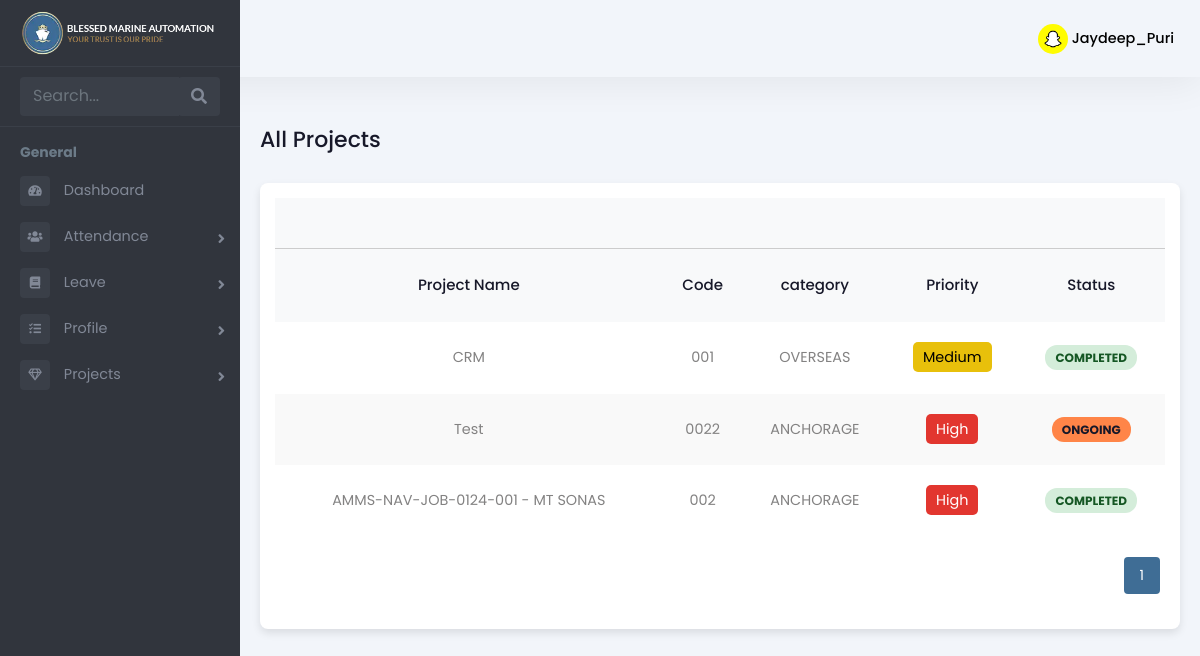
/employee/projects/ (signed in), run on an earlier commit of the app's database.
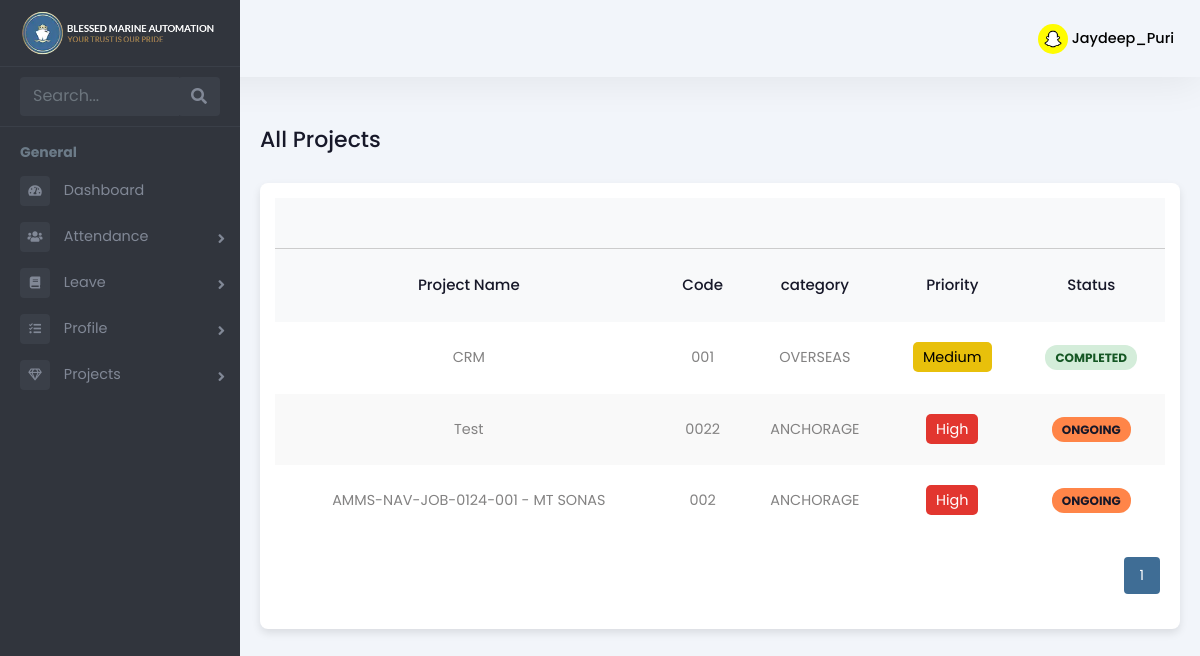
And on a later commit of the database.
### Admin/models.py (models this page shows, shortened)
class Project(models.Model):
    STATUS_CHOICES = [
        ('PENDING', 'Pending'),
        ('ASSIGN', 'Assign'),
        ('ONGOING', 'Ongoing'),
        ('HOLD', 'Hold'),
        ('CANCELLED', 'Cancelled'),
        ('COMPLETED', 'Completed'),
    ]
    CATEGORY_CHOICES = [
        ('OVERSEAS', 'Overseas'),
        ('ANCHORAGE', 'Anchorage'),
        ('HOLIDAY_WORKING', 'Holiday Working'),
    ]
    name = models.CharField(max_length=255)
    code = models.CharField(max_length=100, unique=True)
    purchase_and_expenses = models.DecimalField(
        max_digits=12, decimal_places=2, default=0.00)
    invoice_amount = models.DecimalField(
        max_digits=12, decimal_places=2, default=0.00)
    currency_code = models.CharField(max_length=10, default="USD")
    status = models.CharField(
        max_length=100, choices=STATUS_CHOICES, default='PENDING')
    category = models.CharField(
        max_length=50, choices=CATEGORY_CHOICES, default='OVERSEAS')
    manager = models.ForeignKey(
        'Employee', on_delete=models.SET_NULL, null=True, blank=True, related_name='managed_projects',
        limit_choices_to={'is_manager': True}
    )
    created_at = models.DateTimeField(auto_now_add=True)
    deadline_date = models.DateField(null=True, blank=True)

class TeamMemberStatus(models.Model):
    STATUS_CHOICES = [
        ('ASSIGN', 'Assign'),
        ('ONGOING', 'Ongoing'),
        ('HOLD', 'Hold'),
        ('CANCELLED', 'Cancelled'),
        ('COMPLETED', 'Completed'),
    ]
    team = models.ForeignKey('Team', on_delete=models.CASCADE, related_name='team_members_status')
    employee = models.ForeignKey('Employee', on_delete=models.CASCADE, related_name='project_statuses')
    status = models.CharField(max_length=100, choices=STATUS_CHOICES, default='ASSIGN')
    notes = models.TextField(max_length=2000, null=True, blank=True)
    last_updated = models.DateTimeField(auto_now=True)
    class Meta:
        unique_together = ('team', 'employee')

### employee_data/views.py (the view)
# urls.py: path('projects/', project_list_view, name='project-list'),
@login_required
def projects(request):
    current_user = request.user
    employee = current_user.employee_profile
    team_member_statuses = TeamMemberStatus.objects.filter(employee=employee)
    project_data = [
        {
            "id": status.team.project.id,
            "name": status.team.project.name,
            "category": status.team.project.category,
            "code": status.team.project.code,
            "status": status.status,
            "invoice": status.team.project.invoice_amount,
            "currency": status.team.project.currency_code,
            "purchase_and_expenses": status.team.project.purchase_and_expenses,
        }
        for status in team_member_statuses
    ]
    paginator = Paginator(project_data, 5)
    page_number = request.GET.get('page')
    paginated_projects = paginator.get_page(page_number)
    context = {
        "projects": paginated_projects,
    }
    return render(request, 'employee/project_list.html', context)

### templates/employee/project_list.html (shortened to what this page needs)
{% extends 'employee/employeebase.html' %}
{% load static %}
{% block content %}
<div class="emply-list-wraper">
  <div class="pg-title">
    <h1>All Projects</h1>
  </div>
  <div class="widget-box table-wdgt">
    <table id="employeeTable">
      <thead>
        <tr style="border-bottom: 1px solid #ccc">
          <th></th>
          <th></th>
          <th></th>
          <th></th>
          <th></th>
        </tr>
      </thead>
      <thead>
        <tr>
          <th>Project Name</th>
          <th>Code</th>
          <th>category</th>
          <th>Priority</th>
          <th>Status</th>
        </tr>
      </thead>
      <tbody>
        {% for project in projects %}
          <tr>
            <td><a href="{% url 'project_details' project.id %}">{{ project.name }}</a></td>
            <td>{{ project.code }}</td>
            <td>{{ project.category }}</td>
            <td>
              {% if project.category == 'ANCHORAGE' %}
                <span class="priority high">High</span>
              {% else %}
                <span class="priority medium">Medium</span>
              {% endif %}
            </td>
            <td>
              <span class="status
                {% if project.status == 'ONGOING' %}ongoing
                {% elif project.status == 'COMPLETED' %}completed
                {% elif project.status == 'ASSIGN' %}Assign
                {% elif project.status == 'PENDING' %}pending
                {% elif project.status == 'HOLD' %}hold
                {% elif project.status == 'CANCELLED' %}cancelled
                {% else %}status-default{% endif %}
              ">{{ project.status }}</span>
            </td>
          </tr>
        {% endfor %}
      </tbody>
    </table>
    <div class="pagination" id="pagination">
      {% for num in projects.paginator.page_range %}
          <a href="?page={{ num }}">
              <button class="{% if num == projects.number %}active{% endif %}">{{ num }}</button>
          </a>
      {% endfor %}
  </div>
  </div>
</div>
{% endblock %}

What changed in the data, as far as the page shows it:
changed TeamMemberStatus (number 3 of 3 on the later page): status "COMPLETED" → "ONGOING" (drawn)
Also different on the page:
new list line: "AMMS-NAV-JOB-0124-001 - MT SONAS 002 ANCHORAGE"
new list line: "High"
new list line: "ONGOING"
list line gone: "AMMS-NAV-JOB-0124-001 - MT SONAS 002 ANCHORAGE"
list line gone: "High"
list line gone: "COMPLETED"
